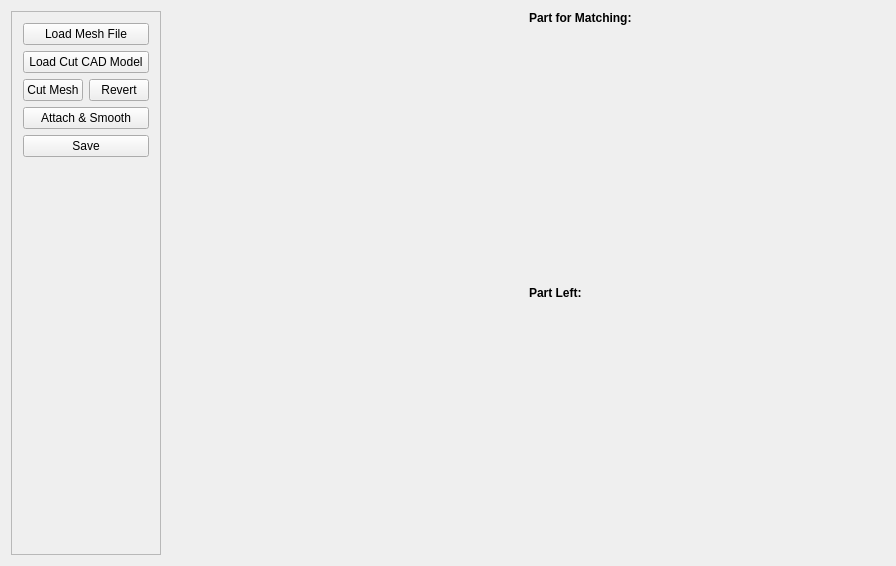
<?xml version="1.0" encoding="UTF-8"?>
<ui version="4.0">
 <class>MeshCut</class>
 <widget class="QWidget" name="MeshCut">
  <property name="geometry">
   <rect>
    <x>0</x>
    <y>0</y>
    <width>896</width>
    <height>566</height>
   </rect>
  </property>
  <property name="windowTitle">
   <string>MeshCut</string>
  </property>
  <layout class="QHBoxLayout" name="horizontalLayout">
   <item>
    <widget class="QFrame" name="frame">
     <property name="maximumSize">
      <size>
       <width>150</width>
       <height>16777215</height>
      </size>
     </property>
     <property name="frameShape">
      <enum>QFrame::StyledPanel</enum>
     </property>
     <property name="frameShadow">
      <enum>QFrame::Raised</enum>
     </property>
     <layout class="QVBoxLayout" name="verticalLayout">
      <item>
       <widget class="QPushButton" name="pb_Load_Mesh_File_For_Cut">
        <property name="text">
         <string>Load Mesh File</string>
        </property>
       </widget>
      </item>
      <item>
       <widget class="QPushButton" name="pb_Load_Cut_CAD_Model">
        <property name="text">
         <string>Load Cut CAD Model</string>
        </property>
       </widget>
      </item>
      <item>
       <layout class="QHBoxLayout" name="horizontalLayout_11">
        <item>
         <widget class="QPushButton" name="pb_Cut_Mesh_By_CAD_Model">
          <property name="text">
           <string>Cut Mesh</string>
          </property>
         </widget>
        </item>
        <item>
         <widget class="QPushButton" name="pb_Revert_Cut_Mesh_By_CAD_Model">
          <property name="text">
           <string>Revert</string>
          </property>
         </widget>
        </item>
       </layout>
      </item>
      <item>
       <widget class="QPushButton" name="pb_Attach_And_Smooth_Cut_Mesh">
        <property name="text">
         <string>Attach &amp;&amp; Smooth</string>
        </property>
       </widget>
      </item>
      <item>
       <widget class="QPushButton" name="pb_Save_Cut_Mesh">
        <property name="text">
         <string>Save</string>
        </property>
       </widget>
      </item>
      <item>
       <spacer name="verticalSpacer">
        <property name="orientation">
         <enum>Qt::Vertical</enum>
        </property>
        <property name="sizeHint" stdset="0">
         <size>
          <width>20</width>
          <height>334</height>
         </size>
        </property>
       </spacer>
      </item>
     </layout>
    </widget>
   </item>
   <item>
    <widget class="HoopsView" name="hoopsview1" native="true">
     <property name="sizePolicy">
      <sizepolicy hsizetype="MinimumExpanding" vsizetype="Preferred">
       <horstretch>0</horstretch>
       <verstretch>0</verstretch>
      </sizepolicy>
     </property>
     <property name="minimumSize">
      <size>
       <width>250</width>
       <height>0</height>
      </size>
     </property>
    </widget>
   </item>
   <item>
    <layout class="QVBoxLayout" name="verticalLayout_2">
     <item>
      <widget class="QLabel" name="label">
       <property name="sizePolicy">
        <sizepolicy hsizetype="Preferred" vsizetype="Minimum">
         <horstretch>0</horstretch>
         <verstretch>0</verstretch>
        </sizepolicy>
       </property>
       <property name="font">
        <font>
         <weight>75</weight>
         <bold>true</bold>
        </font>
       </property>
       <property name="text">
        <string>Part for Matching:</string>
       </property>
      </widget>
     </item>
     <item>
      <widget class="HoopsView" name="hoopsview2" native="true">
       <property name="sizePolicy">
        <sizepolicy hsizetype="MinimumExpanding" vsizetype="Expanding">
         <horstretch>0</horstretch>
         <verstretch>0</verstretch>
        </sizepolicy>
       </property>
       <property name="minimumSize">
        <size>
         <width>250</width>
         <height>0</height>
        </size>
       </property>
      </widget>
     </item>
     <item>
      <widget class="QLabel" name="label_2">
       <property name="sizePolicy">
        <sizepolicy hsizetype="Preferred" vsizetype="Minimum">
         <horstretch>0</horstretch>
         <verstretch>0</verstretch>
        </sizepolicy>
       </property>
       <property name="font">
        <font>
         <weight>75</weight>
         <bold>true</bold>
        </font>
       </property>
       <property name="text">
        <string>Part Left:</string>
       </property>
      </widget>
     </item>
     <item>
      <widget class="HoopsView" name="hoopsview3" native="true">
       <property name="sizePolicy">
        <sizepolicy hsizetype="MinimumExpanding" vsizetype="Expanding">
         <horstretch>0</horstretch>
         <verstretch>0</verstretch>
        </sizepolicy>
       </property>
       <property name="minimumSize">
        <size>
         <width>250</width>
         <height>0</height>
        </size>
       </property>
      </widget>
     </item>
    </layout>
   </item>
  </layout>
 </widget>
 <layoutdefault spacing="6" margin="11"/>
 <customwidgets>
  <customwidget>
   <class>HoopsView</class>
   <extends>QWidget</extends>
   <header location="global">hoopsview.h</header>
   <container>1</container>
  </customwidget>
 </customwidgets>
 <resources/>
 <connections/>
</ui>
